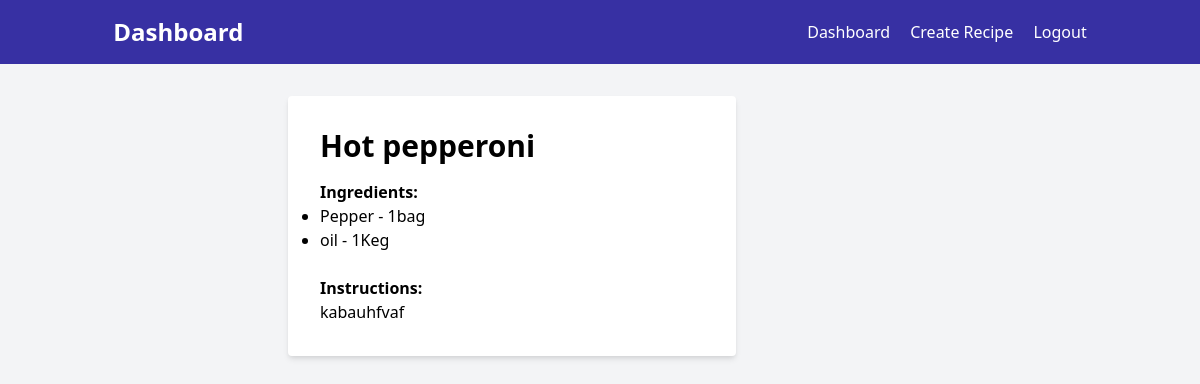
The app's page /recipe/1, older data.
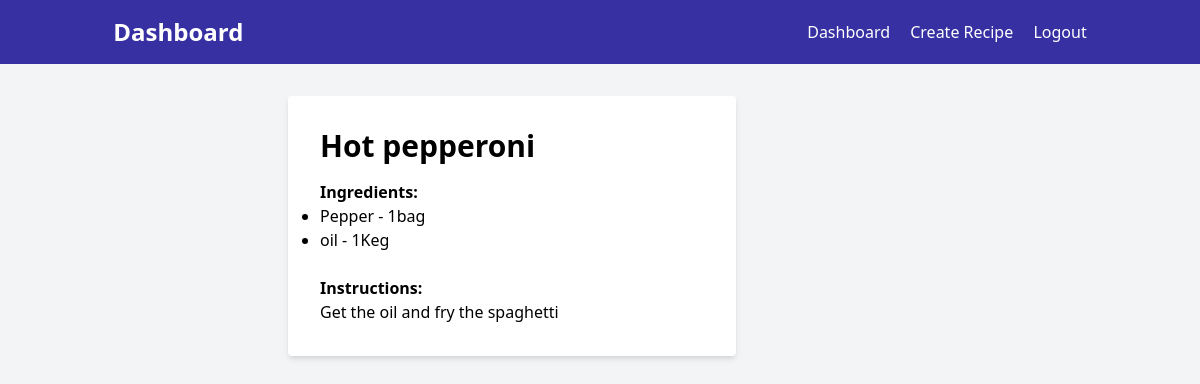
The same page, newer data.
### model.py (models this page shows)
class Recipe(db.Model):
    id = db.Column(db.Integer, primary_key=True)
    title = db.Column(db.String(100), nullable=False)
    ingredients = db.Column(db.String(500), nullable=False)
    instructions = db.Column(db.Text, nullable=False)
    created_at = db.Column(db.DateTime, default=datetime.utcnow)
    updated_at = db.Column(
        db.DateTime, default=datetime.utcnow, onupdate=datetime.utcnow
    )
    user_id = db.Column(db.Integer, db.ForeignKey("user.id"), nullable=False)

class Ingredient(db.Model):
    id = db.Column(db.Integer, primary_key=True)
    name = db.Column(db.String(50), nullable=False)
    quantity = db.Column(db.String(20))
    recipe_id = db.Column(db.Integer, db.ForeignKey("recipe.id"), nullable=False)

### app.py (the view)
@app.route("/recipe/<int:recipe_id>")
def view_recipe(recipe_id):
    recipe = Recipe.query.get(recipe_id)
    ingredients = Ingredient.query.filter_by(recipe_id=recipe.id).all()
    return render_template("view_recipe.html", recipe=recipe, ingredients=ingredients)

### templates/view_recipe.html (shortened to what this page needs)
<!DOCTYPE html>
<html lang="en">
    <head>
        <link
            href="https://cdn.jsdelivr.net/npm/tailwindcss@2.2.19/dist/tailwind.min.css"
            rel="stylesheet" />
    </head>
    <body class="bg-gray-100 font-sans">
        <nav class="bg-indigo-800 text-white p-4">
            <div
                class="container w-10/12 mx-auto flex flex-col md:flex-row justify-between items-center">
                <h1 class="text-2xl font-bold">Dashboard</h1>
                <div>
                    <a href="{{ url_for('dashboard') }}" class="mr-4">Dashboard</a>
                    <a href="{{ url_for('create_recipe') }}" class="mr-4">Create Recipe</a>
                    <a href="{{ url_for('logout') }}">Logout</a>
                </div>
            </div>
        </nav>
        <section class="container mt-8 flex items-center justify-center">
            <div class="bg-white p-8 rounded shadow-md max-w-md w-full">
                <h2 class="text-3xl font-bold mb-4">{{ recipe.title }}</h2>
                <h3 class="font-bold">Ingredients:</h3>
                <ul class="list-disc">
                    {% for ingredient in ingredients %}
                    <li>
                        {{ ingredient.name }} {% if ingredient.quantity %} - {{ ingredient.quantity
                        }} {% endif %}
                    </li>
                    {% endfor %}
                </ul>
                <br />
                <h3 class="font-bold">Instructions:</h3>
                <p>{{ recipe.instructions }}</p>
            </div>
        </section>
    </body>
</html>

Row changes from the older to the newer data that the page shows:
changed Recipe "Hot pepperoni": instructions "kabauhfvaf" → "Get the oil and fry the spaghetti"
